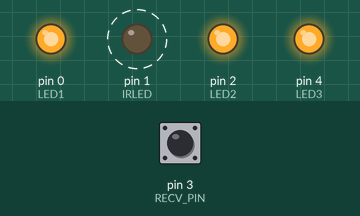
The sketch below on a simulated Arduino Uno, built with avr-gcc and run on an emulated ATmega328P. Shown: output pins drawn as LEDs (lit = HIGH). Dashed ring = blinking. The inputs (shaded band) are chosen by the test bench; at power-on: pin 3 (RECV_PIN) HIGH.

Above: at 1.3 s.
1.4 s: pin 3 (RECV_PIN) pulled LOW for 0.15 s
At 1.61 s:
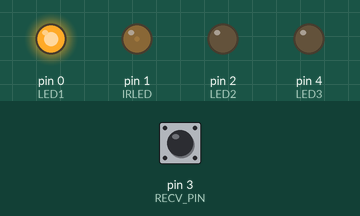
At 2.17 s:
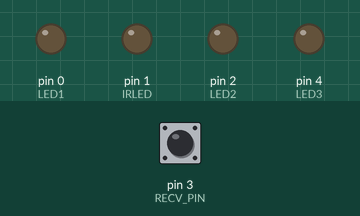
4.4 s: pin 3 (RECV_PIN) pulled LOW for 1 s
8.4 s: pin 3 (RECV_PIN) pulled LOW for 3.2 s
13.1 s: pin 3 (RECV_PIN) driven LOW
At 13.45 s:
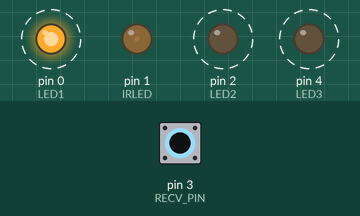
16.1 s: pin 3 (RECV_PIN) pulsed HIGH 2 times (0.12 s each, 0.3 s apart)
19.7 s: pin 3 (RECV_PIN) driven HIGH
Timing chart, 0 to 23.7 s (numbered marks = the images above; inputs shaded):
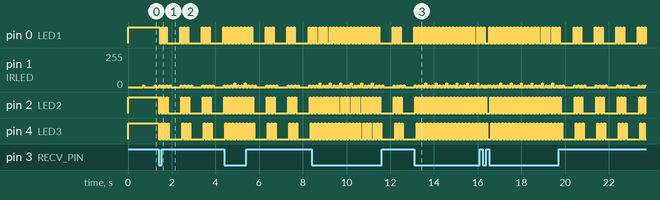

The sketch:

IR_Badge_2018.ino
```cpp
/*
   Red Hat Badge 2018 - Now with blinking!
   Badge turns on all 3 LEDs. If another badge is detected, begin flashing.
   August 5th, 2018
   By Alicia Gibb @ Lunchbox Electronics and Nathan Seidle @ SparkFun Electronics

   Once assembled a badge is on all the time, but if it sees another badge
   both badges start the blinky dance!

   9mA average current with 1ks on the red LEDs. CR2032 = roughly 220mAh.
   So should last for 20+ hours

   IR libraries are too big and/or break delay() or other timers. So we bit bang
   the IR transmission.
*/

const byte LED1 = 0;
const byte IRLED = 1;
const byte RECV_PIN = 3;
const byte LED2 = 2;
const byte LED3 = 4;

#define MODE_SPARKLE 1
#define MODE_ON 2

byte currentMode = MODE_ON;
byte loopCounter = 0; //Counts the number of times we do the main loop. Assume it's 1s per loop

void setup()
{
  pinMode(LED1, OUTPUT);
  pinMode(LED2, OUTPUT);
  pinMode(LED3, OUTPUT);
  pinMode(IRLED, OUTPUT);
  pinMode(RECV_PIN, INPUT_PULLUP);

  bootHello(); //Blink a certain way at startup

  loopCounter = 0;
  currentMode = MODE_ON;
}

void loop() {

  //Depending on the mode, make the LEDs dance
  if (currentMode == MODE_SPARKLE)
    blinkHappyDance();
  else
    turnLEDsOn();

  //If we have no more IR from another badge for 3s, then go to standby/always on mode
  if (loopCounter++ > 3)
  {
    currentMode = MODE_ON;
    loopCounter = 4; //Force a non-overflow
  }

  delay(5); //Without a delay the RX will detect itself

  //If we detect any IR code then sparkle the LEDs!
  //Scan for max of 500ms
  for (byte x = 0 ; x < 5 ; x++)
  {
    if (irIncoming() == true)
    {
      currentMode = MODE_SPARKLE;
      loopCounter = 0; //Reset the loop/timeout
      break; //We have something! Leave the while loop
    }
  }

  //Blink the IR LED to announce our existance
  sendIR(0xAA);
  delay(5); //Without a delay the RX will detect itself
}

//Blink LEDs in chasing pattern
void blinkHappyDance()
{
  digitalWrite(LED1, LOW);
  digitalWrite(LED2, LOW);
  digitalWrite(LED3, LOW);

  byte chaseDelay = 50;

  for (byte x = 0 ; x < 3 ; x++)
  {
    digitalWrite(LED1, HIGH);
    delay(chaseDelay);
    digitalWrite(LED1, LOW);

    digitalWrite(LED2, HIGH);
    delay(chaseDelay);
    digitalWrite(LED2, LOW);

    digitalWrite(LED3, HIGH);
    delay(chaseDelay);
    digitalWrite(LED3, LOW);

    //While we're dancing, blink IR LED to let the world know of our existance
    sendIR(0xAA);
  }
}

//Blink LEDs fast and simultaneously
void bootHello()
{
  byte chaseDelay = 50;

  for (byte x = 0 ; x < 3 ; x++)
  {
    digitalWrite(LED1, HIGH);
    digitalWrite(LED2, HIGH);
    digitalWrite(LED3, HIGH);
    delay(chaseDelay);
    digitalWrite(LED1, LOW);
    digitalWrite(LED2, LOW);
    digitalWrite(LED3, LOW);
  }
}

//Turn the 3 LEDs on - this is the normal mode when no other badge is present
void turnLEDsOn()
{
  digitalWrite(LED1, HIGH);
  digitalWrite(LED2, HIGH);
  digitalWrite(LED3, HIGH);
}

//Checks to see if a character is coming in
//For 100ms, look for receiver to go low
boolean irIncoming()
{
  int counter = 0;
  while (1)
  {
    if (counter++ == 100) return (false);
    if (digitalRead(RECV_PIN) == LOW) return (true); //We see something!
    delay(1);
  }
}

//Sends a thing at 32kHz = 31.25ms per pulse
//At 8*8*10 = 6400, the receiver sees a 0 with low of 17.1ms
void sendIR(byte thingToSend)
{
  for (int x = 0 ; x < 8 * 8 * 10 ; x++)
  {
    digitalWrite(IRLED, HIGH);
    __asm__("nop\n\t");
    digitalWrite(IRLED, LOW);
    __asm__("nop\n\t");
  }
}
```

Measured:
- after the input at 1.4 s, pin 0 (LED1): HIGH → LOW after 0.06 s, then repeats every 0.98 s: HIGH 0.05 s, LOW 0.10 s, HIGH 0.05 s, LOW 0.62 s, HIGH 0.05 s, LOW 0.10 s; pin 2 (LED2), pin 4 (LED3): HIGH → LOW at once, then repeats every 0.98 s: 2 × (HIGH 0.05 s, LOW 0.10 s), HIGH 0.05 s, LOW 0.62 s
